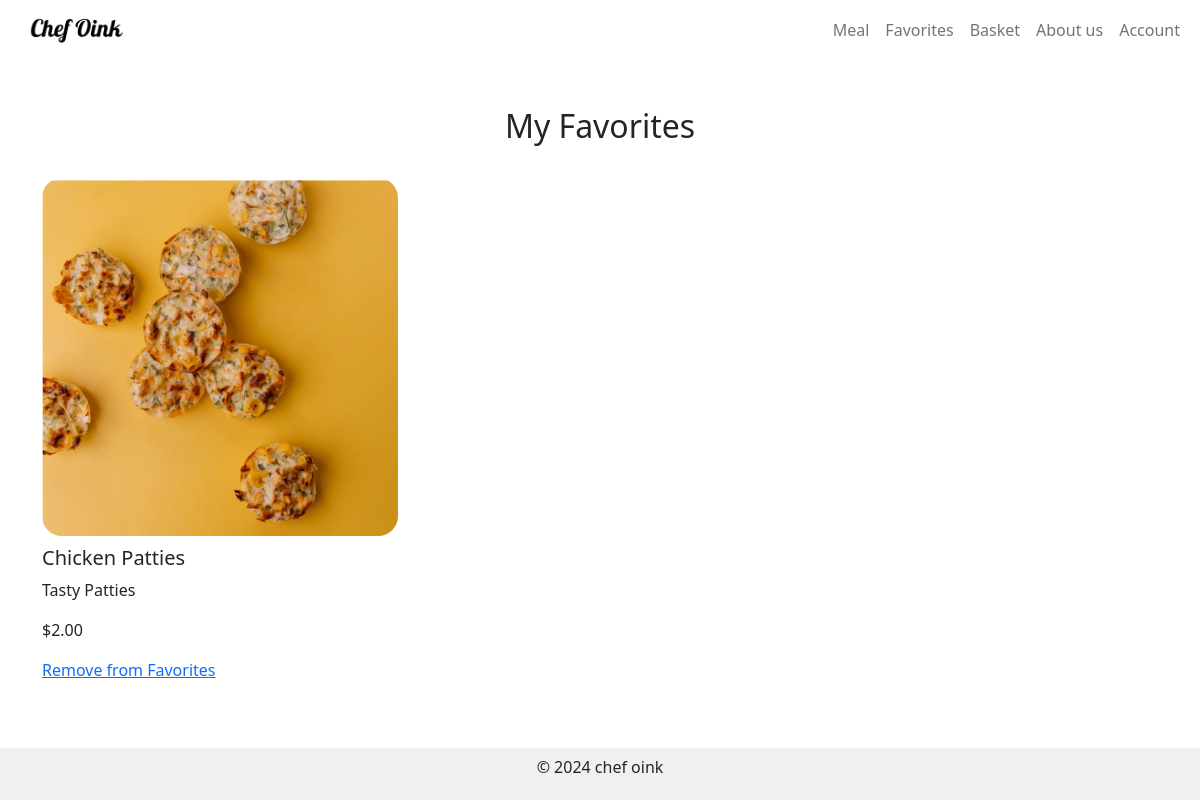
Screenshot of /favorites.php (signed in) with the database file from the repository.
### tables this page shows
CREATE TABLE `Products` (
  `productsid` int(11) NOT NULL,
  `Name` varchar(500) NOT NULL,
  `description` text NOT NULL,
  `Price` decimal(10,2) NOT NULL,
  `category` varchar(500) NOT NULL,
  `Imageurl` varchar(255) NOT NULL,
  `stockquantity` int(11) NOT NULL
);

### favorites.php (the view, shortened to what this page needs)
<?php
include 'includes/header.php';
include 'dp.php';
$user_id = $_SESSION['user_id'];
$sqlFavorites = "SELECT Products.* FROM favorites
                 JOIN Products ON favorites.product_id = Products.productsid
                 WHERE favorites.user_id = '$user_id'";
$resultFavorites = $conn->query($sqlFavorites);
?>
<!DOCTYPE html>
<html lang="en">
<head>
    <link rel="stylesheet" href="style.css">
</head>
<body>
<div class="container mt-5">
    <div class="row">
        <div class="col-md-12 mb-4 text-center">
            <h2>My Favorites</h2>
        </div>
    </div>
</div>
<div class="container">
    <div class="row">
        <?php
        if ($resultFavorites->num_rows > 0) {
            while ($row = $resultFavorites->fetch_assoc()) {
                echo '<div class="col-md-4 mb-4">';
                echo '<a href="product.php?id=' . $row['productsid'] . '">';
                echo '<img src="' . $row['Imageurl'] . '" alt="' . $row['Name'] . '" class="img-fluid productimg" style="border-radius: 20px;">';
                echo '</a>';
                echo '<h5 class="producttitle">' . $row['Name'] . '</h5>';
                echo '<p>' . $row['description'] . '</p>';
                echo '<p>$' . $row['Price'] . '</p>';
                echo '<a href="remove_from_favorites.php?id=' . $row['productsid'] . '">Remove from Favorites</a>';
                echo '</div>';
            }
        } else {
            echo "You haven't added any items to your favorites yet.";
        }
        ?>
    </div>
</div>
<?php include 'includes/footer.php'; ?>
</body>
</html>

### style.css (style rules this page uses)
.producttitle { padding-top: 10px; }

### includes/footer.php (style rules this page uses)
body { margin: 0; padding: 0; height: 100vh; }

### rows the page displays
products: Imageurl (picture), Name "Chicken Patties", description "Tasty Patties", Price "2.00"
